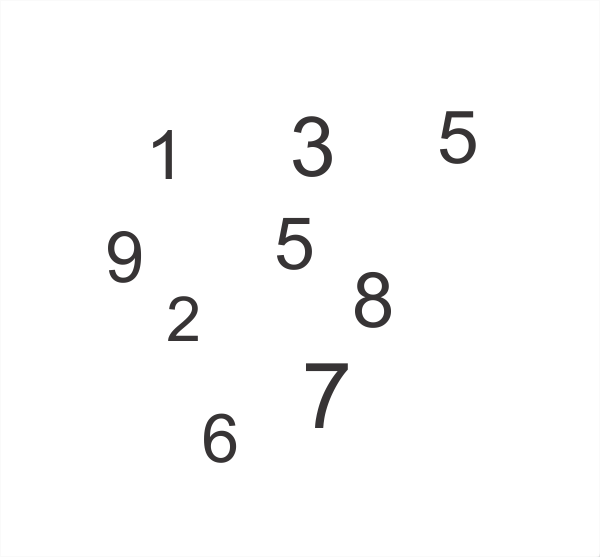
#> input picture Python/Test/Test/digits.png, 600 x 557 px
$ python Test.py   (older library calls are emulated)
#> lines starting #> are read from the running program, lines starting #| are printed output that depends on the picture; after the words box and inside, x2 and y2 are one past the last pixel; in counts of white or black regions, pixels touching at a corner belong together
# MNIST Digit Prediction with k-Nearest Neighbors
#-----------------------------------------------
#
# This script will load the MNIST data, and split
# it into test/train and perform prediction with
# nearest neighbors
#
# For each test integer, we will return the
# closest image/integer.
#
# Integer images are represented as 28x8 matrices
# of floating point numbers

import cv2
import random
import numpy as np

def inside(r1, r2):
  x1,y1,w1,h1 = r1
  x2,y2,w2,h2 = r2
  if (x1 > x2) and (y1 > y2) and (x1+w1 < x2+w2) and (y1+h1 < y2 + h2):
    return True
  else:
    return False

def wrap_digit(rect):
  x, y, w, h = rect
  padding = 5
  hcenter = x + w/2
  vcenter = y + h/2
  if (h > w):
    w = h
    x = hcenter - (w/2)
  else:
    h = w
    y = vcenter - (h/2)
  return (x-padding, y-padding, w+padding, h+padding)

font = cv2.FONT_HERSHEY_SIMPLEX

path = "digits.png"
img = cv2.imread(path, cv2.IMREAD_UNCHANGED)
#> img is the input picture: shape (557, 600, 3); mean B, G, R 251, 251, 251
bw = cv2.cvtColor(img, cv2.COLOR_BGR2GRAY)
bw = cv2.GaussianBlur(bw, (7,7), 0)
ret, thbw = cv2.threshold(bw, 200, 255, cv2.THRESH_BINARY_INV)
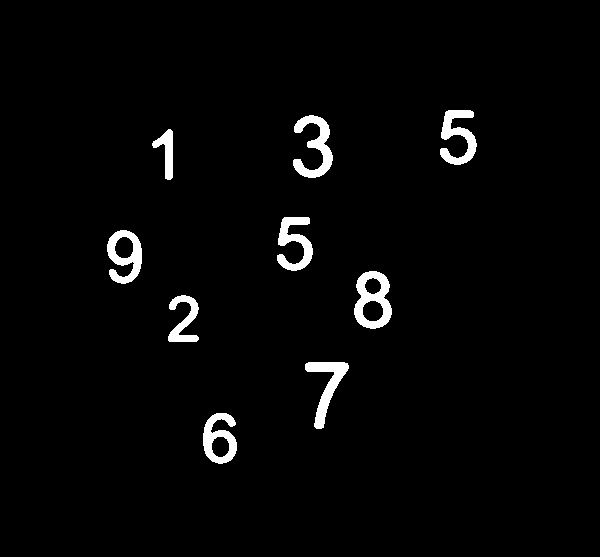
#> thbw: shape (557, 600); 2.5% white; 9 white regions
thbw = cv2.erode(thbw, np.ones((1,1), np.uint8), iterations = 2)
image, cntrs, hier = cv2.findContours(thbw.copy(), cv2.RETR_TREE, cv2.CHAIN_APPROX_SIMPLE)
#> cntrs = 13 contours; largest, box (x1, y1, x2, y2) and area: (354, 271, 392, 329) 1648, (107, 230, 142, 284) 1220, (203, 413, 237, 464) 1136, (293, 115, 333, 178) 998, (305, 362, 349, 429) 916

rectangles = []

for c in cntrs:
  r = x,y,w,h = cv2.boundingRect(c)
  a = cv2.contourArea(c)
  b = (img.shape[0]-3) * (img.shape[1] - 3)

  is_inside = False
  for q in rectangles:
    if inside(r, q):
      is_inside = True
      break
  if not is_inside:
    if not a == b:
      rectangles.append(r)
#> this loop made 13 passes
#> (x, y, w, h, a) on passes 2 to 13: (211, 436, 19, 22, 302), (305, 362, 44, 67, 916.5), (168, 295, 31, 47, 612), (354, 271, 38, 58, 1647.5), (362, 300, 22, 22, 355), (364, 277, 18, 18, 213.5), (107, 230, 35, 54, 1219.5), (114, 236, 20, 23, 331), (277, 217, 36, 54, 859.5), (152, 129, 21, 51, 437.5), (293, 115, 40, 63, 998), (440, 110, 37, 55, 891.5)
#> (x, y, w, h, a) on pass 1: (203, 413, 34, 51, 1136.5)
#> after the loop, rectangles = [(203, 413, 34, 51), (305, 362, 44, 67), (168, 295, 31, 47), (354, 271, 38, 58), (107, 230, 35, 54), (277, 217, 36, 54), (152, 129, 21, 51), (293, 115, 40, 63), (440, 110, 37, 55)]

x_vals_test = np.zeros( (len(rectangles), 784) )
i = 0

for r in rectangles:
  x,y,w,h = wrap_digit(r)
  cv2.rectangle(img, (int(x),int(y)), (int(x+w), int(y+h)), (0, 255, 0), 2)
  #roi = thbw[int(y):int(y+h), int(x):int(x+w)]
  #res = cv2.resize(roi, (28, 28))
  #x_vals_test[i] = res.ravel()
  i += 1
#> this loop made 9 passes
#> (r, x, y, w, h, hcenter in wrap_digit, vcenter in wrap_digit) on passes 1 to 9: ((203, 413, 34, 51), 189.5, 408, 56, 56, 220, 438.5), ((305, 362, 44, 67), 288.5, 357, 72, 72, 327, 395.5), ((168, 295, 31, 47), 155, 290, 52, 52, 183.5, 318.5), ((354, 271, 38, 58), 339, 266, 63, 63, 373, 300), ((107, 230, 35, 54), 92.5, 225, 59, 59, 124.5, 257), ((277, 217, 36, 54), 263, 212, 59, 59, 295, 244), ((152, 129, 21, 51), 132, 124, 56, 56, 162.5, 154.5), ((293, 115, 40, 63), 276.5, 110, 68, 68, 313, 146.5), ((440, 110, 37, 55), 426, 105, 60, 60, 458.5, 137.5)
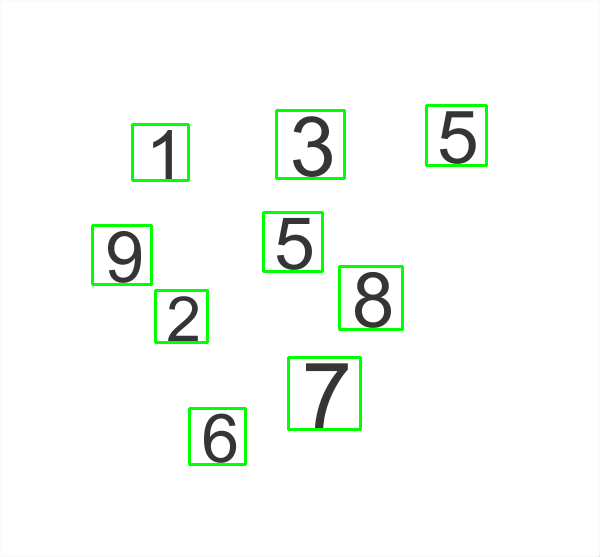
#> img: shape (557, 600, 3); 1.95% of pixels changed, all inside (x1, y1, x2, y2) = (91, 104, 488, 466)
#> after the loop, i = 9

cv2.imshow('d', img)
cv2.waitKey(0)
print(x_vals_test.shape)
#| (9, 784)

$ run again, with Python/Test/Test/numbers.png copied over Python/Test/Test/digits.png
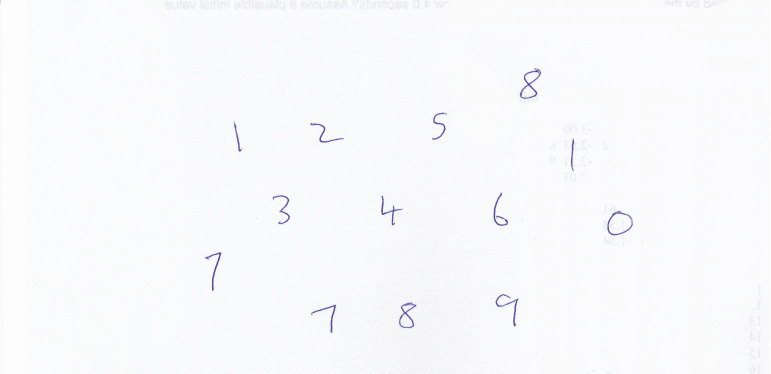
#> input picture Python/Test/Test/numbers.png, 1542 x 748 px (shown at 1/2 size)
#> img is the input picture: shape (748, 1542, 4); mean B, G, R, A 250.9, 249.5, 249.1, 255
#> `ret, thbw = cv2.threshold(bw, 200, 255, cv2.THRESH_BINARY_INV)`:
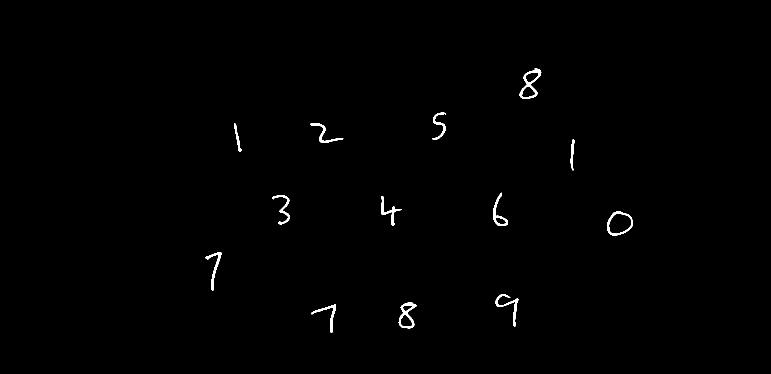
#> thbw: shape (748, 1542) (shown at 1/2 size); 0.55% white; 13 white regions
#> cntrs = 19 contours; largest, box (x1, y1, x2, y2) and area: (1214, 422, 1266, 471) 1844, (1217, 427, 1264, 468) 1400, (1039, 137, 1083, 198) 1383, (797, 604, 833, 657) 1086, (986, 385, 1016, 452) 592
#> the loop `for c in cntrs:` made 19 passes
#> (x, y, w, h, a) on passes 2 to 9: (797, 604, 36, 53, 1085.5), (800, 628, 25, 26, 414), (805, 610, 21, 13, 156.5), (991, 588, 46, 65, 435.5), (410, 504, 33, 78, 407), (1214, 422, 52, 49, 1844.5), (1217, 427, 47, 41, 1400), (762, 392, 41, 59, 371)
#> the loop `for r in rectangles:` made 13 passes
#> r on passes 1 to 8: (622, 609, 50, 57), (797, 604, 36, 53), (991, 588, 46, 65), (410, 504, 33, 78), (1214, 422, 52, 49), (762, 392, 41, 59), (545, 390, 35, 59), (986, 385, 30, 67)
#> after the loop `for r in rectangles:`:
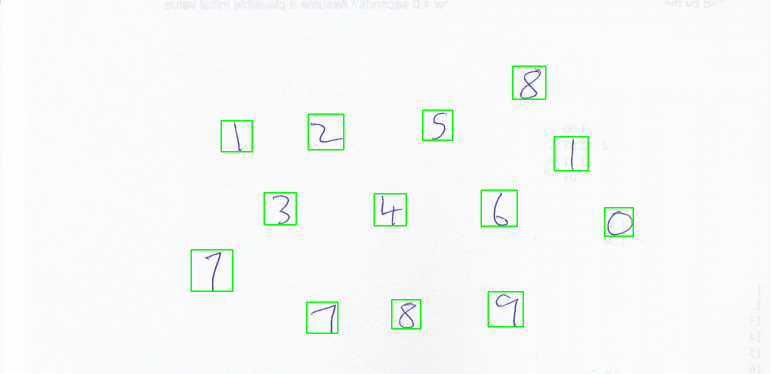
#> img: shape (748, 1542, 4) (shown at 1/2 size); 0.89% of pixels changed, all inside (x1, y1, x2, y2) = (381, 131, 1268, 668)
#| (13, 784)
